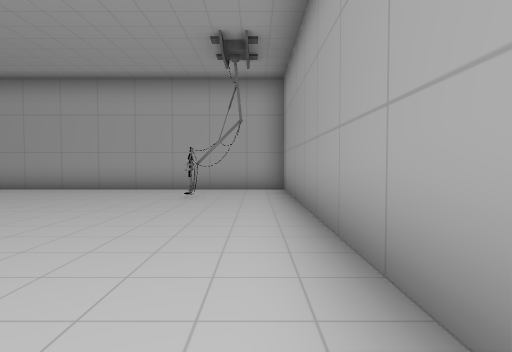
View 1 (above)

16 first-person views from a walk through a scene from a Unity 3-D project. The camera is 1.3 m above the floor, tilts 2° down and sees 80° across. The floor is counted in squares, 2 m on a side. Each view is taken from the middle of a square. On the plan, view 1 faces up. The plan holds only what a view shows up to about 10 squares ahead; the rest is blank. The place goes on beyond the plan. The player character is not drawn.

View 2
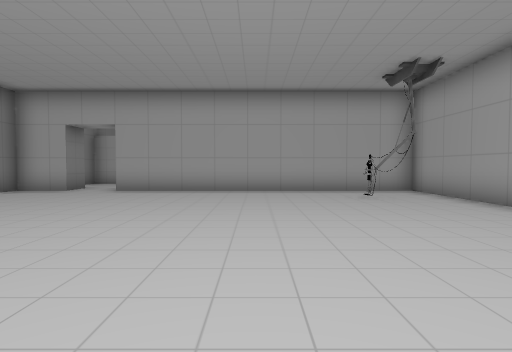

View 3
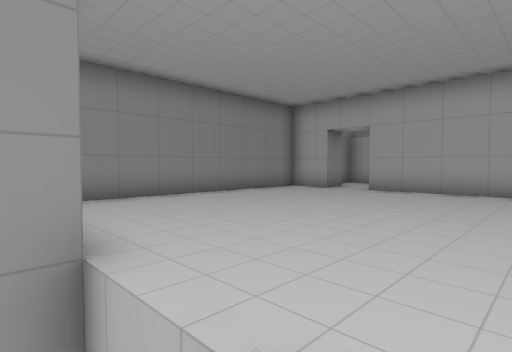

View 4
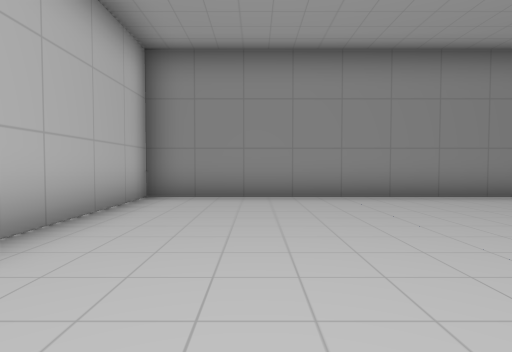

View 5
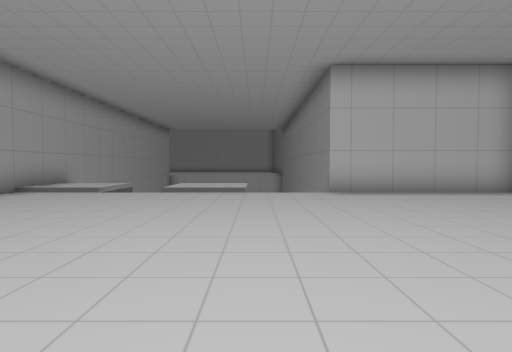

View 6
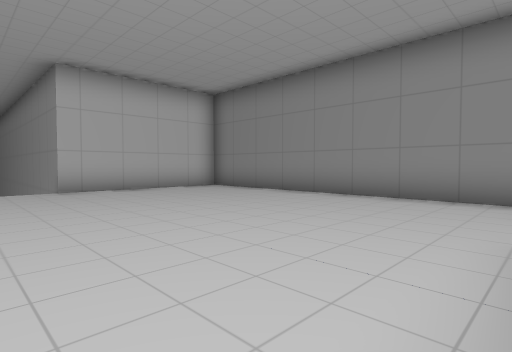

View 7
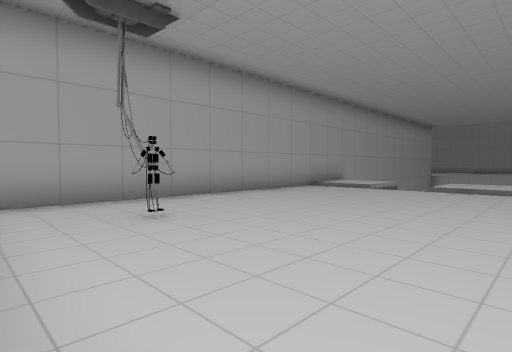

View 8
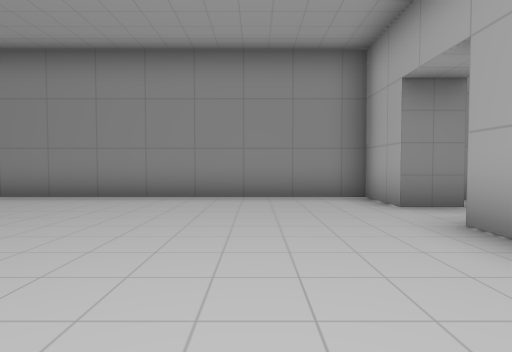

View 9
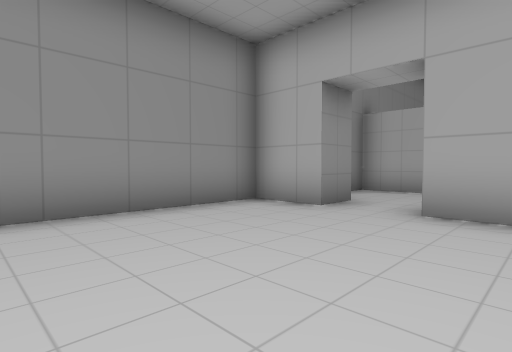

View 10
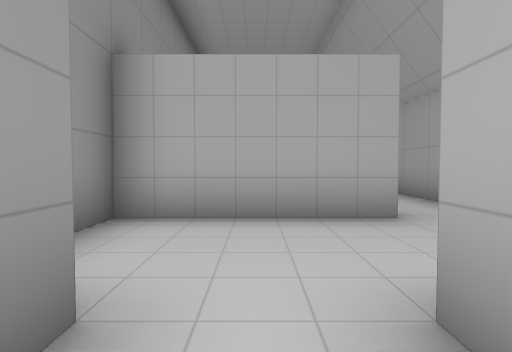

View 11
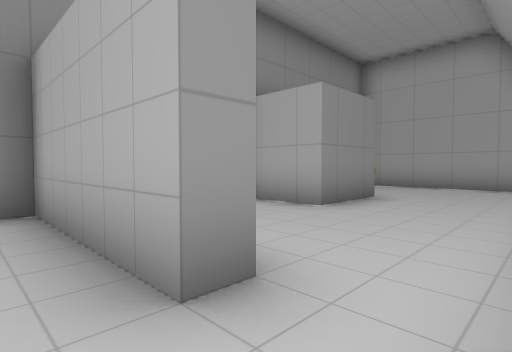

View 12
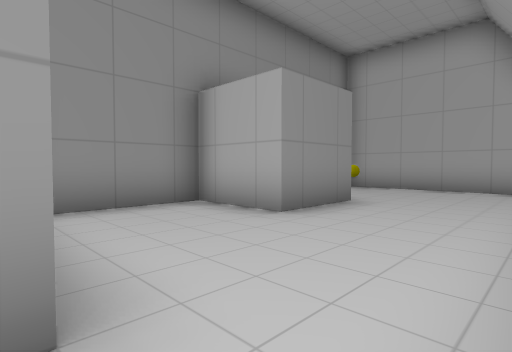

View 13
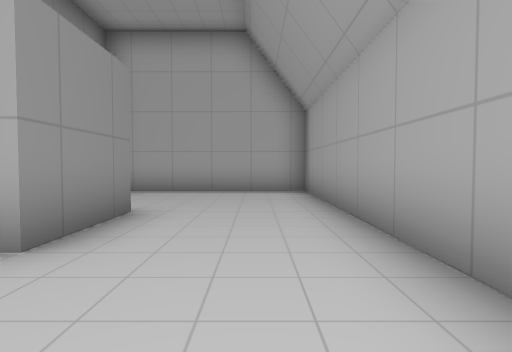

View 14
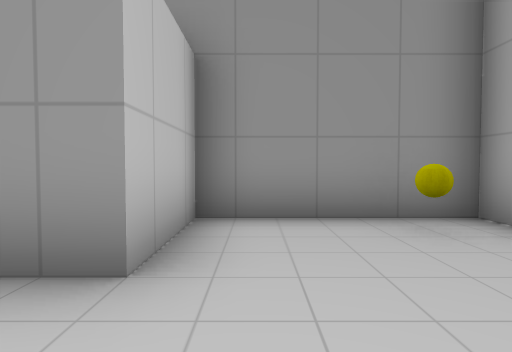

View 15
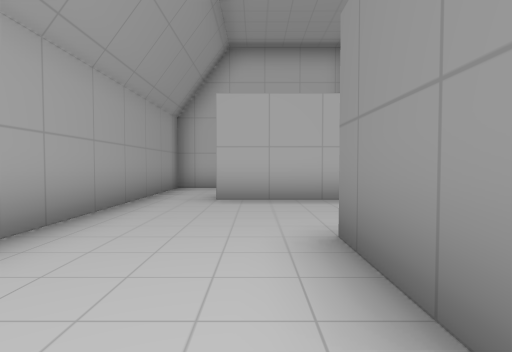

View 16
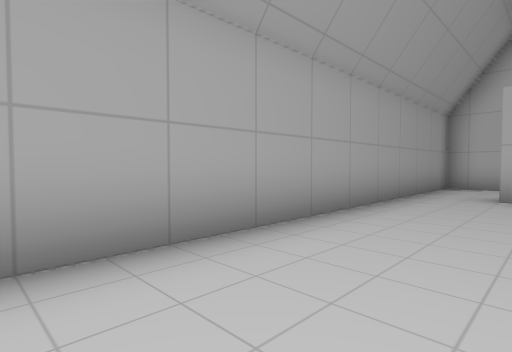

### Floor plan
Key: @ floor where view 1 was taken; # wall or solid block; x gap in a wall; . main floor; : floor 0.25 m higher than the main floor; v drop or lower ground; O other object.
Columns run from 12 left of view 1 to 1 right of it. Each row starts with its distance up from view 1.
 21  #######
 20  #O....#
 19  #.....#
 18  #.....#
 17  ###...#
 16  ###...#
 15  #.....#
 14  #.....#
 13  #.....#
 12  ####..#
 11  #.....#
 10  #.....#
  9 ###.##########
  8 #............#
  7 #............#
  6 #..........O.#
  5 #............#
  4 #............#
  3 #............#
  2 #............#
  1 #............#
  0 #...........@#
 -1 #####x v:: ::#
 -2      v v:: ::#
 -3      v

Positions as (right, up) in squares from view 1, and headings:
1: (0, 0), facing up
2: (-4, -1), facing up
3: (-4, -1), facing up-left
4: (-5, 2), facing left
5: (-5, 7), facing down
6: (-5, 8), facing down-left
7: (-5, 8), facing down-right
8: (-5, 6), facing left
9: (-7, 4), facing up-left
10: (-9, 8), facing up
11: (-6, 11), facing up-left
12: (-6, 12), facing up-left
13: (-7, 13), facing up
14: (-7, 18), facing left
15: (-8, 18), facing down
16: (-8, 19), facing down-right
